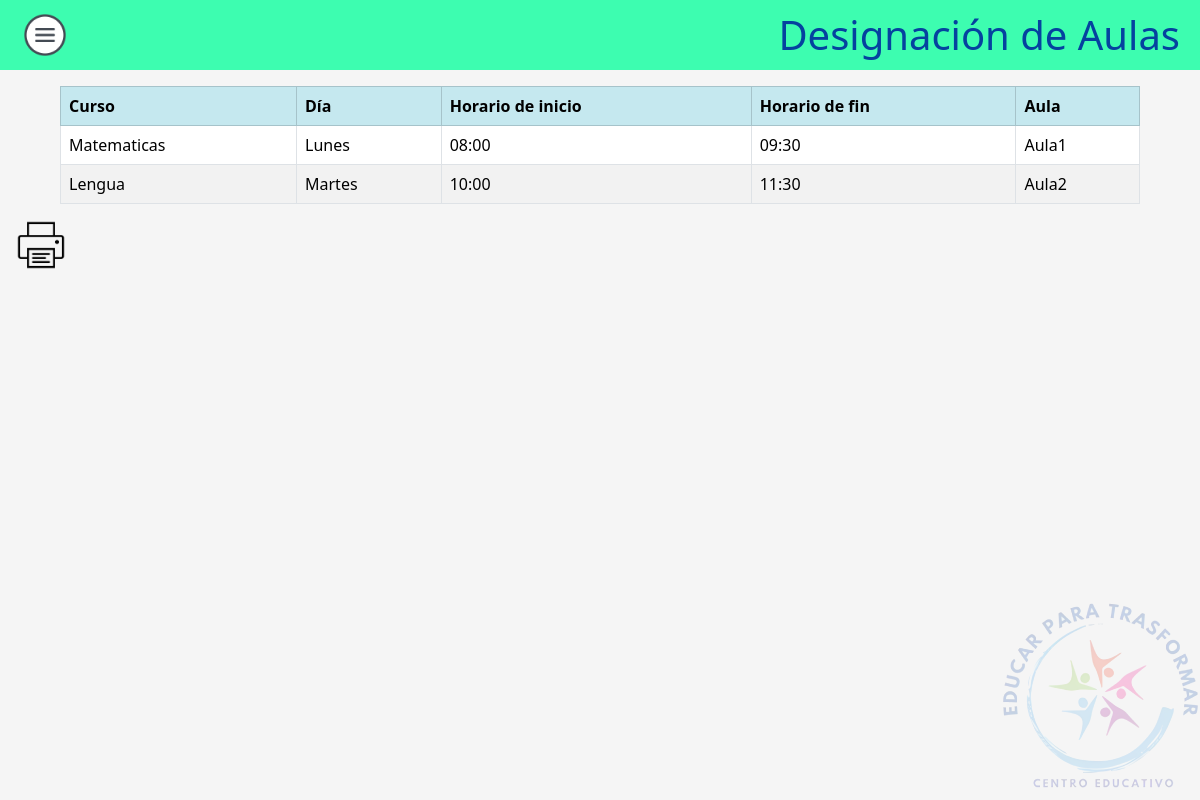
Page /Docentes/AulasDesig.php (signed in) on the committed database.
### tables this page shows
CREATE TABLE `curso` (
  `id` int(11) NOT NULL,
  `nombre` varchar(50) NOT NULL
);

CREATE TABLE `horario` (
  `id` int(11) NOT NULL,
  `dia` varchar(50) DEFAULT NULL,
  `horaInicio` time DEFAULT NULL,
  `horaFin` time DEFAULT NULL,
  `Aula` varchar(50) DEFAULT NULL
);

### Docentes/AulasDesig.php (the view, shortened to what this page needs)
<html lang="es">
<head>
    <link href="https://cdn.jsdelivr.net/npm/bootstrap@5.3.2/dist/css/bootstrap.min.css" rel="stylesheet">
    <link rel="stylesheet" href="../Css/styles.css">
</head>
<body>
    <header class="header no-print">
        <a type="button" data-bs-toggle="offcanvas" data-bs-target="#offcanvasExample" aria-controls="offcanvasExample">
            <img src="../Css/hamburguesa.png" width="50px">
        </a>
        <h1 style="text-align: center; color: #05429f">Designación de Aulas</h1>
    </header>
    <?php
    $conn = conectar();
    if (isset($_SESSION['user_id'])) {
        $docenteId = $_SESSION['user_id'];
    $sql = "SELECT c.id, c.nombre FROM curso c
        INNER JOIN cursodocente cd ON c.id = cd.idCurso
        WHERE cd.idDocente = $docenteId";
    $result = $conn->query($sql);
    } else {
    header('Location: Docente.php');
    exit();
     }
    if ($result->num_rows > 0) {
        echo "<table class='table table-striped table-bordered mx-auto p-2 mt-3' style='width: 90vw'>
            <tr class='table-info'>
                <th>Curso</th>
                <th>Día</th>
                <th>Horario de inicio</th>
                <th>Horario de fin</th>
                <th>Aula</th>
            </tr>";
        while ($row = $result->fetch_assoc()) {
            $cursoId = $row["id"];
            $cursoNombre = $row["nombre"];
            $horariosSql = "SELECT h.dia, h.horaInicio, h.horaFin, h.Aula FROM horario h
                        INNER JOIN cursohorario ch ON h.id = ch.idHorario
                        WHERE ch.idCurso = $cursoId";
            $horariosResult = $conn->query($horariosSql);
            while ($horarioRow = $horariosResult->fetch_assoc()) {
                $horarioDia = $horarioRow["dia"];
                $horarioInicio = $horarioRow["horaInicio"];
                $horarioFin = $horarioRow["horaFin"];
                $Aulas = $horarioRow["Aula"];
                $horaInicioSinSegundos = substr($horarioInicio, 0, 5);
$horaFinSinSegundos = substr($horarioFin, 0, 5);
                echo "<tr>
                    <td>$cursoNombre</td>
                    <td>$horarioDia</td>
                    <td>$horaInicioSinSegundos</td>
                    <td>$horaFinSinSegundos</td>
                    <td>$Aulas</td>
                </tr>";
            }
        }
        echo "</table>";
    } else {
        echo "No se encontraron cursos vinculados al docente.";
    }
    ?>
    <a class="no-print ms-3" type='button' onclick='imprimirTabla()'><img src='../Css/print.png' width='50px'></a>
    <div id="footer">
        <img src="../Css/Logotipo200x200.png">
    </div>
</body>
</html>

### Css/styles.css (style rules this page uses)
body { background-color: #f5f5f5; }
.header { background-color: #3dfdb0; color: #fff; padding: 10px 20px; display: flex; justify-content: space-between; align-items: center; }
.header h1 { text-align: center; margin: 0; }
#footer { position: fixed; right: 0; bottom: 0; margin: 0; padding: 0; }
#footer img { width: 200px; opacity: 0.2; }

### rows in the picture
curso: nombre "Matematicas"
horario: dia "Lunes", horaInicio "08:00", horaFin "09:30", Aula "Aula1"
curso: nombre "Lengua"
horario: dia "Martes", horaInicio "10:00", horaFin "11:30", Aula "Aula2"
